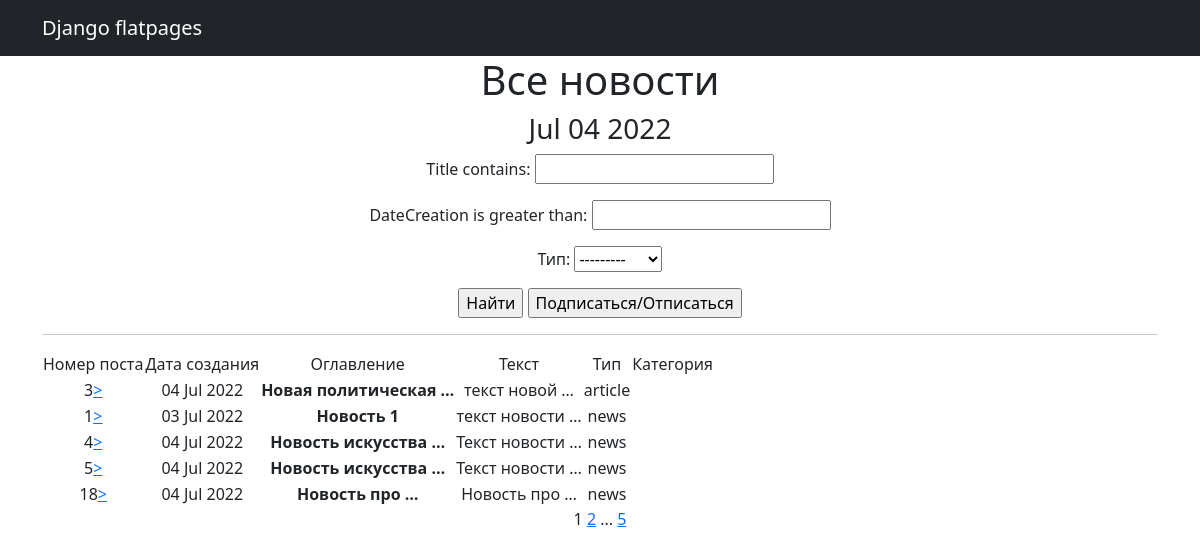
Page /news/ on the committed database.
### News/models.py (models this page shows, shortened)
class News(models.Model):
    dateCreation = models.DateTimeField(max_length=10, auto_now_add=True)
    Title = models.CharField(max_length=50, unique=True,)
    Text = models.TextField()
    postType = models.CharField(max_length=16, verbose_name="Тип", choices=[('news', "Новость"), ('article', "Статья")],
                                default='article')
    PostCategory = models.ManyToManyField(Category, through='PostCategory')

### News/views.py (the view)
# urls.py: path('', NewsList.as_view(), name='news_list'),
class NewsList(ListView):
    model = News
    ordering = 'Title'
    template_name = 'news.html'
    context_object_name = 'news'
    paginate_by = 5
    def get_queryset(self):
        queryset = super().get_queryset()
        self.filterset = NewsFilter(self.request.GET, queryset)
        return self.filterset.qs
    def get_context_data(self, **kwargs):
        context = super().get_context_data(**kwargs)
        context['time_now'] = datetime.utcnow()
        context['filterset'] = self.filterset
        return context

### News/templatetags/custom_tags.py (called while the page is built)
@register.simple_tag()
def current_time(format_string='%b %d %Y'):
    return datetime.utcnow().strftime(format_string)

@register.simple_tag(takes_context=True)
def url_replace(context, **kwargs):
    d = context['request'].GET.copy()
    for k, v in kwargs.items():
        d[k] = v
    return d.urlencode()

### templates/news.html (shortened to what this page needs)
{% extends 'flatpages/default.html' %}
{% load custom_filter %}
{% load custom_tags %}
{% block content %}
   <h1>Все новости</h1>
   <h3>{% current_time '%b %d %Y' %}</h3>
   <form action="" method="get">
       {{ filterset.form.as_p }}
       <input type="submit" value="Найти" />
       <input type="button" onclick="window.location.href = 'http://127.0.0.1:8000/news/sign/subscribe/';"
              value="Подписаться/Отписаться"/>
   </form>
   <hr>
   {% if news %}
       <table>
           <tr>
               <td>Номер поста</td>
               <td>Дата создания</td>
               <td>Оглавление</td>
               <td>Текст</td>
               <td>Тип</td>
               <td>Категория</td>
           </tr>
           {% for news in news %}
           <tr>
               <td>{{ news.pk }}<a href="{{ news.pk  }} ">></a></td>
               <td>{{ news.dateCreation|date:'d M Y' }}</td>
               <td><b>{{ news.Title|truncatewords:2 }}</b></td>
               <td>{{ news.Text|truncatewords:2 }}</td>
               <td>{{ news.postType }}</td>
               <td>{{ news.Category }}</td>
           </tr>
           {% endfor %}
       </table>
   {% else %}
       <h2>Новостей нет!</h2>
   {% endif %}
    {{ page_obj.number }}
    {% if page_obj.has_next %}
        <a href="?{% url_replace page=page_obj.next_page_number %}">{{ page_obj.next_page_number }}</a>
        {% if paginator.num_pages != page_obj.next_page_number %}
            ...
            <a href="?{% url_replace page=page_obj.paginator.num_pages %}">{{ page_obj.paginator.num_pages }}</a>
        {% endif %}
    {% endif %}
{% endblock content %}

### templates/flatpages/default.html (shortened to what this page needs)
<!DOCTYPE html>
<html lang="en">
    <head>
        {% load static %}
        <link href="{% static 'css/styles.css' %}" rel="stylesheet" />
    </head>
    <body>
        <nav class="navbar navbar-expand-lg navbar-dark bg-dark static-top">
   <div class="container">
       <a class="navbar-brand" href="#">Django flatpages</a>
</nav>
<div class="container">
   <div class="row">
       <div class="col-lg-12 text-center">
           {% block content %}{% endblock content %}
       </div>
   </div>
</div>
    </body>
</html>

### rows in the picture
News: pk "3", dateCreation "04 Jul 2022", Title "Новая политическая …", Text "текст новой …", postType "article"
News: pk "1", dateCreation "03 Jul 2022", Title "Новость 1", Text "текст новости …", postType "news"
News: pk "4", dateCreation "04 Jul 2022", Title "Новость искусства …", Text "Текст новости …", postType "news"
News: pk "5", dateCreation "04 Jul 2022", Title "Новость искусства …", Text "Текст новости …", postType "news"
News: pk "18", dateCreation "04 Jul 2022", Title "Новость про …", Text "Новость про …", postType "news"

### other values in the picture
{{ page_obj.number }} "1"
{{ page_obj.next_page_number }} "2"
{{ page_obj.paginator.num_pages }} "5"
